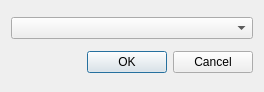
<?xml version="1.0" encoding="UTF-8"?>
<ui version="4.0">
 <class>DlgJobChooser</class>
 <widget class="QDialog" name="DlgJobChooser">
  <property name="windowModality">
   <enum>Qt::WindowModal</enum>
  </property>
  <property name="geometry">
   <rect>
    <x>0</x>
    <y>0</y>
    <width>264</width>
    <height>92</height>
   </rect>
  </property>
  <property name="windowTitle">
   <string>Choose a Path Job</string>
  </property>
  <layout class="QVBoxLayout" name="verticalLayout">
   <item>
    <widget class="QComboBox" name="cboProject"/>
   </item>
   <item>
    <widget class="QDialogButtonBox" name="buttonBox">
     <property name="orientation">
      <enum>Qt::Horizontal</enum>
     </property>
     <property name="standardButtons">
      <set>QDialogButtonBox::Cancel|QDialogButtonBox::Ok</set>
     </property>
    </widget>
   </item>
  </layout>
 </widget>
 <resources/>
 <connections>
  <connection>
   <sender>buttonBox</sender>
   <signal>accepted()</signal>
   <receiver>DlgJobChooser</receiver>
   <slot>accept()</slot>
   <hints>
    <hint type="sourcelabel">
     <x>248</x>
     <y>254</y>
    </hint>
    <hint type="destinationlabel">
     <x>157</x>
     <y>274</y>
    </hint>
   </hints>
  </connection>
  <connection>
   <sender>buttonBox</sender>
   <signal>rejected()</signal>
   <receiver>DlgJobChooser</receiver>
   <slot>reject()</slot>
   <hints>
    <hint type="sourcelabel">
     <x>316</x>
     <y>260</y>
    </hint>
    <hint type="destinationlabel">
     <x>286</x>
     <y>274</y>
    </hint>
   </hints>
  </connection>
 </connections>
</ui>
